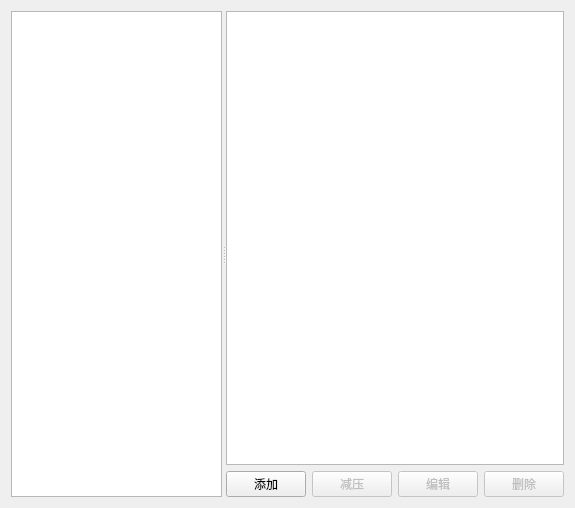
<?xml version="1.0" encoding="UTF-8"?>
<ui version="4.0">
 <class>IOSRouterPreferencesPageWidget</class>
 <widget class="QWidget" name="IOSRouterPreferencesPageWidget">
  <property name="geometry">
   <rect>
    <x>0</x>
    <y>0</y>
    <width>575</width>
    <height>508</height>
   </rect>
  </property>
  <property name="windowTitle">
   <string>IOS路由器</string>
  </property>
  <property name="accessibleName">
   <string>IOS路由器模板</string>
  </property>
  <layout class="QHBoxLayout" name="horizontalLayout">
   <item>
    <widget class="QSplitter" name="splitter">
     <property name="orientation">
      <enum>Qt::Horizontal</enum>
     </property>
     <widget class="QTreeWidget" name="uiIOSRoutersTreeWidget">
      <property name="sizePolicy">
       <sizepolicy hsizetype="Preferred" vsizetype="MinimumExpanding">
        <horstretch>0</horstretch>
        <verstretch>0</verstretch>
       </sizepolicy>
      </property>
      <property name="maximumSize">
       <size>
        <width>1000</width>
        <height>16777215</height>
       </size>
      </property>
      <property name="font">
       <font>
        <pointsize>11</pointsize>
        <weight>75</weight>
        <bold>true</bold>
       </font>
      </property>
      <property name="selectionMode">
       <enum>QAbstractItemView::ExtendedSelection</enum>
      </property>
      <property name="iconSize">
       <size>
        <width>32</width>
        <height>32</height>
       </size>
      </property>
      <property name="rootIsDecorated">
       <bool>false</bool>
      </property>
      <attribute name="headerVisible">
       <bool>false</bool>
      </attribute>
      <column>
       <property name="text">
        <string notr="true">1</string>
       </property>
      </column>
     </widget>
     <widget class="QWidget" name="layoutWidget">
      <layout class="QVBoxLayout" name="verticalLayout">
       <item>
        <widget class="QTreeWidget" name="uiIOSRouterInfoTreeWidget">
         <property name="sizePolicy">
          <sizepolicy hsizetype="MinimumExpanding" vsizetype="MinimumExpanding">
           <horstretch>0</horstretch>
           <verstretch>0</verstretch>
          </sizepolicy>
         </property>
         <property name="minimumSize">
          <size>
           <width>0</width>
           <height>0</height>
          </size>
         </property>
         <property name="indentation">
          <number>10</number>
         </property>
         <property name="allColumnsShowFocus">
          <bool>true</bool>
         </property>
         <attribute name="headerVisible">
          <bool>false</bool>
         </attribute>
         <column>
          <property name="text">
           <string>1</string>
          </property>
         </column>
         <column>
          <property name="text">
           <string>2</string>
          </property>
         </column>
        </widget>
       </item>
       <item>
        <layout class="QHBoxLayout" name="horizontalLayout_6">
         <item>
          <widget class="QPushButton" name="uiNewIOSRouterPushButton">
           <property name="text">
            <string>添加</string>
           </property>
          </widget>
         </item>
         <item>
          <widget class="QPushButton" name="uiDecompressIOSPushButton">
           <property name="enabled">
            <bool>false</bool>
           </property>
           <property name="text">
            <string>减压</string>
           </property>
          </widget>
         </item>
         <item>
          <widget class="QPushButton" name="uiEditIOSRouterPushButton">
           <property name="enabled">
            <bool>false</bool>
           </property>
           <property name="text">
            <string>编辑</string>
           </property>
          </widget>
         </item>
         <item>
          <widget class="QPushButton" name="uiDeleteIOSRouterPushButton">
           <property name="enabled">
            <bool>false</bool>
           </property>
           <property name="text">
            <string>删除</string>
           </property>
          </widget>
         </item>
        </layout>
       </item>
      </layout>
     </widget>
    </widget>
   </item>
  </layout>
 </widget>
 <resources/>
 <connections/>
 <designerdata>
  <property name="gridDeltaX">
   <number>10</number>
  </property>
  <property name="gridDeltaY">
   <number>10</number>
  </property>
  <property name="gridSnapX">
   <bool>true</bool>
  </property>
  <property name="gridSnapY">
   <bool>true</bool>
  </property>
  <property name="gridVisible">
   <bool>true</bool>
  </property>
 </designerdata>
</ui>
